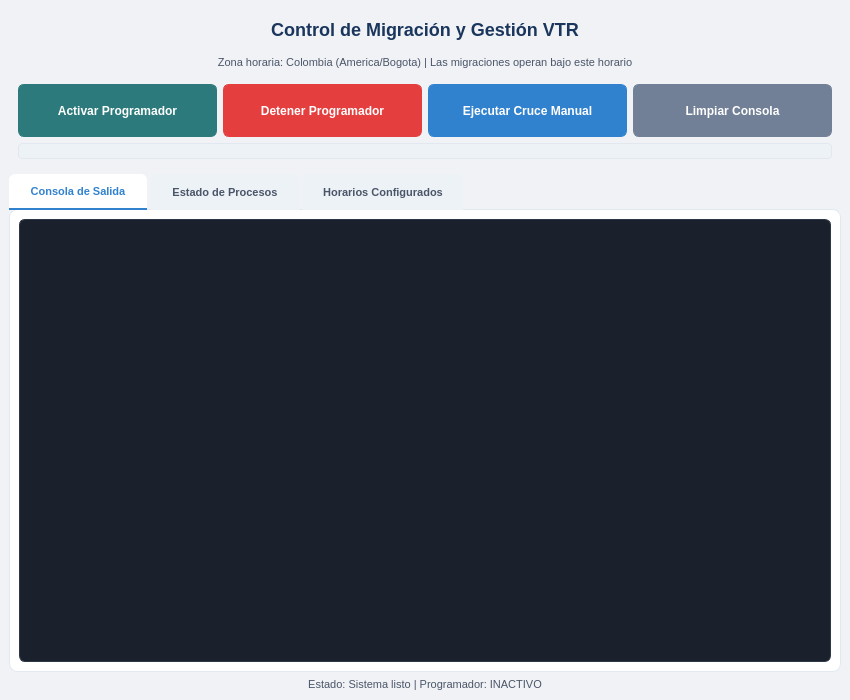
<?xml version="1.0" encoding="UTF-8"?>
<ui version="4.0">
 <class>MainWindow</class>
 <widget class="QMainWindow" name="MainWindow">
  <property name="geometry">
   <rect>
    <x>0</x>
    <y>0</y>
    <width>850</width>
    <height>700</height>
   </rect>
  </property>
  <property name="windowTitle">
   <string>Sistema de Automatización de Migraciones VTR</string>
  </property>
  <property name="styleSheet">
   <string notr="true">
    /* Fondo principal - gris azulado suave */
    QMainWindow {
        background-color: #f0f2f5;
    }
    
    /* Título principal */
    QLabel#lbl_title {
        color: #1a365d;
        font-size: 18px;
        font-weight: bold;
        padding: 10px;
        font-family: 'Segoe UI', Arial, sans-serif;
    }
    
    /* Subtítulos y etiquetas */
    QLabel#lbl_zona, QLabel#lbl_estado {
        color: #4a5568;
        font-size: 11px;
        font-family: 'Segoe UI', Arial, sans-serif;
    }
    
    /* Estilo base para botones */
    QPushButton {
        background-color: #ffffff;
        border: 1px solid #cbd5e0;
        border-radius: 6px;
        color: #2d3748;
        font-size: 12px;
        font-weight: 500;
        padding: 8px 15px;
        min-height: 35px;
        font-family: 'Segoe UI', Arial, sans-serif;
    }
    
    QPushButton:hover {
        background-color: #edf2f7;
        border-color: #a0aec0;
    }
    
    QPushButton:pressed {
        background-color: #e2e8f0;
    }
    
    /* Botón ACTIVAR PROGRAMADOR - Verde azulado */
    QPushButton#btn_iniciar_reloj {
        background-color: #2c7a7b;
        border-color: #2c7a7b;
        color: #ffffff;
    }
    
    QPushButton#btn_iniciar_reloj:hover {
        background-color: #285e61;
        border-color: #285e61;
    }
    
    /* Botón DETENER PROGRAMADOR - Rojo suave */
    QPushButton#btn_detener_programador {
        background-color: #e53e3e;
        border-color: #e53e3e;
        color: #ffffff;
    }
    
    QPushButton#btn_detener_programador:hover {
        background-color: #c53030;
        border-color: #c53030;
    }
    
    /* Botón EJECUTAR MANUAL - Azul corporativo */
    QPushButton#btn_ejecutar_manual {
        background-color: #3182ce;
        border-color: #3182ce;
        color: #ffffff;
    }
    
    QPushButton#btn_ejecutar_manual:hover {
        background-color: #2c5282;
        border-color: #2c5282;
    }
    
    /* Botón LIMPIAR CONSOLA - Gris */
    QPushButton#btn_limpiar_consola {
        background-color: #718096;
        border-color: #718096;
        color: #ffffff;
    }
    
    QPushButton#btn_limpiar_consola:hover {
        background-color: #4a5568;
        border-color: #4a5568;
    }
    
    /* Botones de gestión de horarios */
    QPushButton#btn_agregar_horario {
        background-color: #38a169;
        border-color: #38a169;
        color: #ffffff;
    }
    
    QPushButton#btn_agregar_horario:hover {
        background-color: #2f855a;
        border-color: #2f855a;
    }
    
    QPushButton#btn_modificar_horario {
        background-color: #d69e2e;
        border-color: #d69e2e;
        color: #ffffff;
    }
    
    QPushButton#btn_modificar_horario:hover {
        background-color: #b7791f;
        border-color: #b7791f;
    }
    
    QPushButton#btn_eliminar_horario {
        background-color: #e53e3e;
        border-color: #e53e3e;
        color: #ffffff;
    }
    
    QPushButton#btn_eliminar_horario:hover {
        background-color: #c53030;
        border-color: #c53030;
    }
    
    QPushButton#btn_activar_horario {
        background-color: #3182ce;
        border-color: #3182ce;
        color: #ffffff;
    }
    
    QPushButton#btn_activar_horario:hover {
        background-color: #2c5282;
        border-color: #2c5282;
    }
    
    /* Group boxes */
    QGroupBox {
        color: #2d3748;
        font-weight: 600;
        border: 1px solid #e2e8f0;
        border-radius: 8px;
        margin-top: 10px;
        padding-top: 10px;
        background-color: #ffffff;
    }
    
    QGroupBox::title {
        subcontrol-origin: margin;
        left: 10px;
        padding: 0 8px 0 8px;
        color: #1a365d;
    }
    
    /* Consola de texto */
    QTextEdit {
        background-color: #1a202c;
        color: #a0f0e8;
        border: 1px solid #2d3748;
        border-radius: 6px;
        font-family: 'Consolas', 'Monaco', monospace;
        font-size: 10px;
        selection-background-color: #3182ce;
    }
    
    /* Tablas */
    QTableWidget {
        background-color: #ffffff;
        color: #2d3748;
        border: 1px solid #e2e8f0;
        border-radius: 6px;
        gridline-color: #edf2f7;
        font-family: 'Segoe UI', Arial, sans-serif;
        font-size: 11px;
    }
    
    QTableWidget::item:selected {
        background-color: #bee3f8;
        color: #1a365d;
    }
    
    QHeaderView::section {
        background-color: #f7fafc;
        color: #2d3748;
        font-weight: 600;
        padding: 8px;
        border: none;
        border-bottom: 2px solid #e2e8f0;
        font-family: 'Segoe UI', Arial, sans-serif;
        font-size: 11px;
    }
    
    /* Barra de progreso */
    QProgressBar {
        border: 1px solid #e2e8f0;
        border-radius: 4px;
        text-align: center;
        color: #2d3748;
        background-color: #edf2f7;
        height: 6px;
    }
    
    QProgressBar::chunk {
        background-color: #3182ce;
        border-radius: 3px;
    }
    
    /* Pestañas (Tabs) */
    QTabWidget::pane {
        border: 1px solid #e2e8f0;
        border-radius: 8px;
        background-color: #ffffff;
        top: -1px;
    }
    
    QTabBar::tab {
        background-color: #edf2f7;
        color: #4a5568;
        padding: 10px 20px;
        margin-right: 4px;
        border-top-left-radius: 6px;
        border-top-right-radius: 6px;
        font-family: 'Segoe UI', Arial, sans-serif;
        font-size: 11px;
        font-weight: 500;
    }
    
    QTabBar::tab:selected {
        background-color: #ffffff;
        color: #3182ce;
        border-bottom: 2px solid #3182ce;
    }
    
    QTabBar::tab:hover:!selected {
        background-color: #e2e8f0;
        color: #2d3748;
    }
    
    /* Scrollbars */
    QScrollBar:vertical {
        background-color: #f7fafc;
        width: 10px;
        border-radius: 5px;
    }
    
    QScrollBar::handle:vertical {
        background-color: #cbd5e0;
        border-radius: 5px;
        min-height: 20px;
    }
    
    QScrollBar::handle:vertical:hover {
        background-color: #a0aec0;
    }
    
    QScrollBar::add-line:vertical, QScrollBar::sub-line:vertical {
        height: 0px;
    }
    
    QScrollBar:horizontal {
        background-color: #f7fafc;
        height: 10px;
        border-radius: 5px;
    }
    
    QScrollBar::handle:horizontal {
        background-color: #cbd5e0;
        border-radius: 5px;
        min-width: 20px;
    }
    
    QScrollBar::handle:horizontal:hover {
        background-color: #a0aec0;
    }
   </string>
  </property>
  <widget class="QWidget" name="centralwidget">
   <layout class="QVBoxLayout" name="verticalLayout">
    <item>
     <widget class="QLabel" name="lbl_title">
      <property name="text">
       <string>Control de Migración y Gestión VTR</string>
      </property>
      <property name="alignment">
       <set>Qt::AlignCenter</set>
      </property>
     </widget>
    </item>
    <item>
     <widget class="QLabel" name="lbl_zona">
      <property name="text">
       <string>Zona horaria: Colombia (America/Bogota) | Las migraciones operan bajo este horario</string>
      </property>
      <property name="alignment">
       <set>Qt::AlignCenter</set>
      </property>
     </widget>
    </item>
    <item>
     <widget class="QFrame" name="frame_botones">
      <property name="frameShape">
       <enum>QFrame::NoFrame</enum>
      </property>
      <property name="frameShadow">
       <enum>QFrame::Plain</enum>
      </property>
      <layout class="QGridLayout" name="gridLayout">
       <item row="0" column="0">
        <widget class="QPushButton" name="btn_iniciar_reloj">
         <property name="minimumSize">
          <size>
           <width>150</width>
           <height>40</height>
          </size>
         </property>
         <property name="text">
          <string>Activar Programador</string>
         </property>
         <property name="toolTip">
          <string>Inicia el programador automático que ejecuta las tareas según horarios configurados</string>
         </property>
        </widget>
       </item>
       <item row="0" column="1">
        <widget class="QPushButton" name="btn_detener_programador">
         <property name="minimumSize">
          <size>
           <width>150</width>
           <height>40</height>
          </size>
         </property>
         <property name="enabled">
          <bool>false</bool>
         </property>
         <property name="text">
          <string>Detener Programador</string>
         </property>
         <property name="toolTip">
          <string>Detiene el programador automático. Las tareas ya no se ejecutarán automáticamente</string>
         </property>
        </widget>
       </item>
       <item row="0" column="2">
        <widget class="QPushButton" name="btn_ejecutar_manual">
         <property name="minimumSize">
          <size>
           <width>150</width>
           <height>40</height>
          </size>
         </property>
         <property name="text">
          <string>Ejecutar Cruce Manual</string>
         </property>
         <property name="toolTip">
          <string>Ejecuta manualmente el proceso de cruce de datos y engaged</string>
         </property>
        </widget>
       </item>
       <item row="0" column="3">
        <widget class="QPushButton" name="btn_limpiar_consola">
         <property name="minimumSize">
          <size>
           <width>130</width>
           <height>40</height>
          </size>
         </property>
         <property name="text">
          <string>Limpiar Consola</string>
         </property>
         <property name="toolTip">
          <string>Limpia todo el texto de la consola de salida</string>
         </property>
        </widget>
       </item>
       <item row="1" column="0" colspan="4">
        <widget class="QProgressBar" name="progress_bar">
         <property name="value">
          <number>0</number>
         </property>
         <property name="textVisible">
          <bool>false</bool>
         </property>
        </widget>
       </item>
      </layout>
     </widget>
    </item>
    <item>
     <widget class="QTabWidget" name="tab_widget">
      <property name="currentIndex">
       <number>0</number>
      </property>
      <widget class="QWidget" name="tab_consola">
       <attribute name="title">
        <string>Consola de Salida</string>
       </attribute>
       <layout class="QVBoxLayout" name="verticalLayout_2">
        <item>
         <widget class="QTextEdit" name="txt_consola">
          <property name="readOnly">
           <bool>true</bool>
          </property>
         </widget>
        </item>
       </layout>
      </widget>
      <widget class="QWidget" name="tab_estado">
       <attribute name="title">
        <string>Estado de Procesos</string>
       </attribute>
       <layout class="QVBoxLayout" name="verticalLayout_3">
        <item>
         <widget class="QTableWidget" name="tabla_estado">
          <property name="alternatingRowColors">
           <bool>true</bool>
          </property>
          <property name="selectionBehavior">
           <enum>QAbstractItemView::SelectRows</enum>
          </property>
          <attribute name="horizontalHeaderStretchLastSection">
           <bool>true</bool>
          </attribute>
         </widget>
        </item>
       </layout>
      </widget>
      <widget class="QWidget" name="tab_horarios">
       <attribute name="title">
        <string>Horarios Configurados</string>
       </attribute>
       <layout class="QVBoxLayout" name="verticalLayout_4">
        <item>
         <widget class="QTableWidget" name="tabla_horarios">
          <property name="alternatingRowColors">
           <bool>true</bool>
          </property>
          <property name="selectionBehavior">
           <enum>QAbstractItemView::SelectRows</enum>
          </property>
          <attribute name="horizontalHeaderStretchLastSection">
           <bool>true</bool>
          </attribute>
         </widget>
        </item>
        <item>
         <layout class="QHBoxLayout" name="layout_botones_horarios">
          <item>
           <widget class="QPushButton" name="btn_agregar_horario">
            <property name="minimumSize">
             <size>
              <width>120</width>
              <height>35</height>
             </size>
            </property>
            <property name="text">
             <string>Agregar</string>
            </property>
            <property name="toolTip">
             <string>Agrega un nuevo horario de ejecución</string>
            </property>
           </widget>
          </item>
          <item>
           <widget class="QPushButton" name="btn_modificar_horario">
            <property name="minimumSize">
             <size>
              <width>120</width>
              <height>35</height>
             </size>
            </property>
            <property name="text">
             <string>Modificar</string>
            </property>
            <property name="toolTip">
             <string>Modifica el horario seleccionado</string>
            </property>
           </widget>
          </item>
          <item>
           <widget class="QPushButton" name="btn_eliminar_horario">
            <property name="minimumSize">
             <size>
              <width>120</width>
              <height>35</height>
             </size>
            </property>
            <property name="text">
             <string>Eliminar</string>
            </property>
            <property name="toolTip">
             <string>Elimina el horario seleccionado</string>
            </property>
           </widget>
          </item>
          <item>
           <widget class="QPushButton" name="btn_activar_horario">
            <property name="minimumSize">
             <size>
              <width>120</width>
              <height>35</height>
             </size>
            </property>
            <property name="text">
             <string>Activar/Desactivar</string>
            </property>
            <property name="toolTip">
             <string>Activa o desactiva el horario seleccionado sin eliminarlo</string>
            </property>
           </widget>
          </item>
         </layout>
        </item>
       </layout>
      </widget>
     </widget>
    </item>
    <item>
     <widget class="QLabel" name="lbl_estado">
      <property name="text">
       <string>Estado: Sistema listo | Programador: INACTIVO</string>
      </property>
      <property name="alignment">
       <set>Qt::AlignCenter</set>
      </property>
     </widget>
    </item>
   </layout>
  </widget>
 </widget>
</ui>
